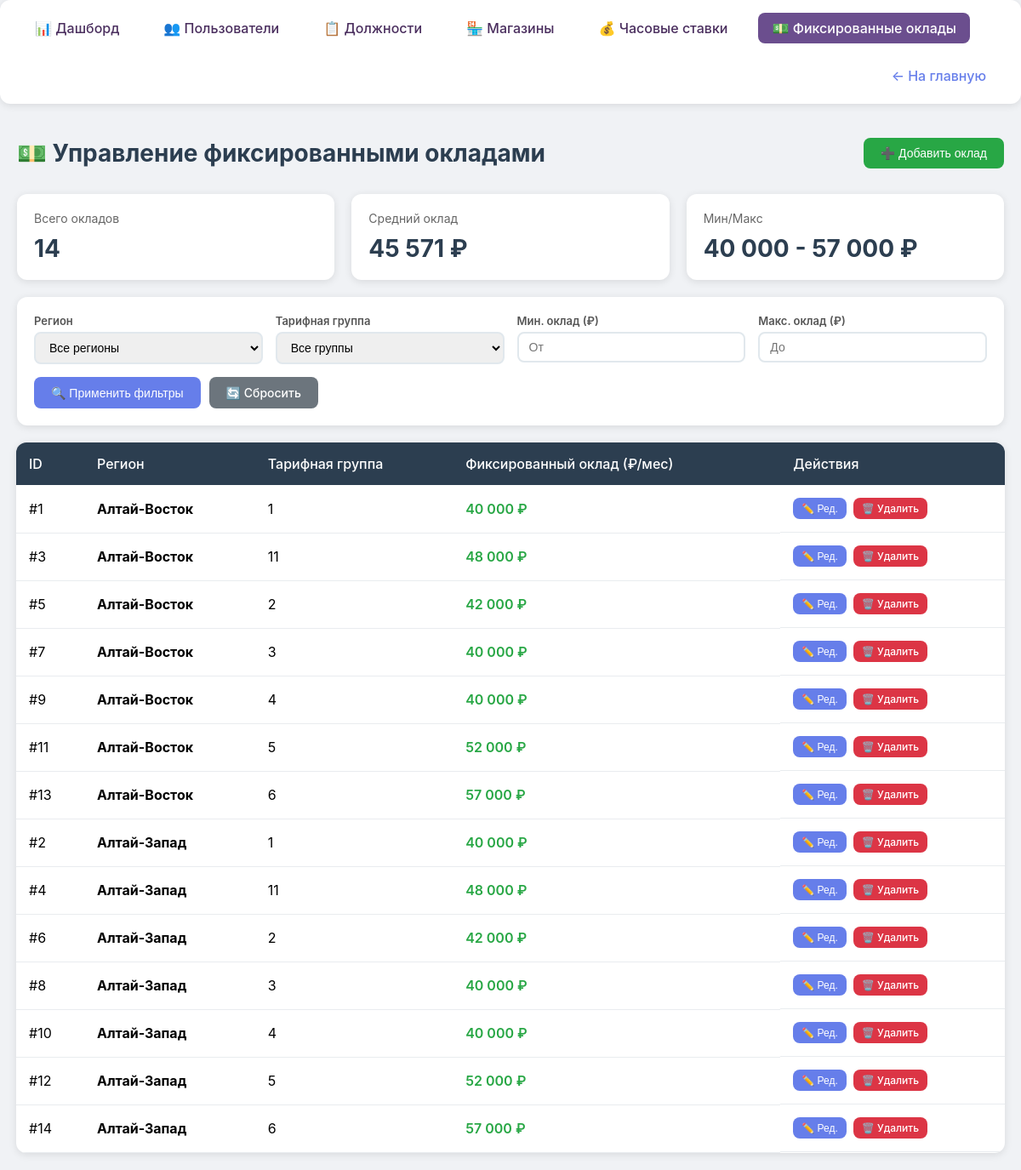
The app's page /admin/fixed_salaries.php (signed in) with its own data.
### tables this page shows
CREATE TABLE `fixed_salaries` (
  `fixed_salary_id` int(11) NOT NULL COMMENT 'Уникальный идентификатор оклада',
  `region_id` int(11) NOT NULL COMMENT 'Регион',
  `tariff_group_id` int(11) NOT NULL COMMENT 'Тарифная группа',
  `fixed_salary` decimal(10,0) NOT NULL COMMENT 'оклад в рублях в месяц'
);

CREATE TABLE `regions` (
  `region_id` int(11) NOT NULL COMMENT 'уникальный идентификатор региона',
  `region_name` varchar(100) NOT NULL COMMENT 'Название региона'
);

CREATE TABLE `tariff_groups` (
  `tariff_group_id` int(11) NOT NULL COMMENT 'уникальный идентификатор тарифной группы',
  `group_name` varchar(50) NOT NULL COMMENT 'название группы'
);

### admin/fixed_salaries.php (the view, shortened to what this page needs)
<?php
require_once '../db.php';
$where_conditions = ["1=1"];
$where_clause = implode(" AND ", $where_conditions);
$salaries = mysqli_query($conn, "
    SELECT
        fs.*,
        r.region_name,
        tg.group_name as tariff_group_name
    FROM fixed_salaries fs
    LEFT JOIN regions r ON fs.region_id = r.region_id
    LEFT JOIN tariff_groups tg ON fs.tariff_group_id = tg.tariff_group_id
    WHERE $where_clause
    ORDER BY r.region_name, tg.group_name
");
$stats_query = mysqli_query($conn, "
    SELECT
        COUNT(*) as total,
        AVG(fixed_salary) as avg_salary,
        MIN(fixed_salary) as min_salary,
        MAX(fixed_salary) as max_salary
    FROM fixed_salaries
");
$stats = mysqli_fetch_assoc($stats_query);
?>
<!DOCTYPE html>
<html lang="ru">
<head>
</head>
<body>
    <div class="admin-nav">
        <a href="index.php">📊 Дашборд</a>
        <a href="users.php">👥 Пользователи</a>
        <a href="positions.php">📋 Должности</a>
        <a href="stores.php">🏪 Магазины</a>
        <a href="rates.php">💰 Часовые ставки</a>
        <a href="fixed_salaries.php" class="active">💵 Фиксированные оклады</a>
        <a href="../index.php" class="back-link">← На главную</a>
    </div>
    <div class="admin-wrapper">
        <div class="page-header">
            <h1>💵 Управление фиксированными окладами</h1>
            <button class="btn btn-success" onclick="openAddModal()">➕ Добавить оклад</button>
        </div>
        <div class="stats-grid">
            <div class="stat-card">
                <div class="stat-label">Всего окладов</div>
                <div class="stat-value"><?= number_format($stats['total'], 0, '.', ' ') ?></div>
            </div>
            <div class="stat-card">
                <div class="stat-label">Средний оклад</div>
                <div class="stat-value"><?= number_format($stats['avg_salary'], 0, '.', ' ') ?> ₽</div>
            </div>
            <div class="stat-card">
                <div class="stat-label">Мин/Макс</div>
                <div class="stat-value"><?= number_format($stats['min_salary'], 0, '.', ' ') ?> - <?= number_format($stats['max_salary'], 0, '.', ' ') ?> ₽</div>
            </div>
        </div>
        <div class="filters-panel">
            <form method="GET">
                <div class="filters-grid">
                    <div class="filter-group">
                        <label>Регион</label>
                        <select name="region_id" class="filter-select">
                            <option value="">Все регионы</option>
                        </select>
                    </div>
                    <div class="filter-group">
                        <label>Тарифная группа</label>
                        <select name="tariff_group_id" class="filter-select">
                            <option value="">Все группы</option>
                        </select>
                    </div>
                    <div class="filter-group">
                        <label>Мин. оклад (₽)</label>
                        <input type="number" name="min_salary" class="filter-input" value="<?= htmlspecialchars($_GET['min_salary'] ?? '') ?>" placeholder="От">
                    </div>
                    <div class="filter-group">
                        <label>Макс. оклад (₽)</label>
                        <input type="number" name="max_salary" class="filter-input" value="<?= htmlspecialchars($_GET['max_salary'] ?? '') ?>" placeholder="До">
                    </div>
                </div>
                <div class="filter-actions">
                    <button type="submit" class="btn btn-primary">🔍 Применить фильтры</button>
                    <a href="?" class="btn btn-secondary">🔄 Сбросить</a>
                </div>
            </form>
        </div>
        <div class="table-container">
            <table>
                <thead>
                    <tr>
                        <th>ID</th>
                        <th>Регион</th>
                        <th>Тарифная группа</th>
                        <th>Фиксированный оклад (₽/мес)</th>
                        <th>Действия</th>
                    </tr>
                </thead>
                <tbody>
                    <?php if (mysqli_num_rows($salaries) > 0): ?>
                        <?php while ($salary = mysqli_fetch_assoc($salaries)): ?>
                        <tr>
                            <td>#<?= $salary['fixed_salary_id'] ?></td>
                            <td><strong><?= htmlspecialchars($salary['region_name'] ?? 'Не указан') ?></strong></td>
                            <td><?= htmlspecialchars($salary['tariff_group_name'] ?? 'Не указана') ?></td>
                            <td class="salary-cell"><?= number_format($salary['fixed_salary'], 0, '.', ' ') ?> ₽</td>
                            <td class="actions">
                                <button class="btn btn-primary btn-sm" onclick="openEditModal(<?= $salary['fixed_salary_id'] ?>, <?= $salary['region_id'] ?>, <?= $salary['tariff_group_id'] ?>, <?= $salary['fixed_salary'] ?>)">✏️ Ред.</button>
                                <a href="?delete=<?= $salary['fixed_salary_id'] ?>" class="btn btn-danger btn-sm" onclick="return confirm('Вы уверены?')">🗑️ Удалить</a>
                            </td>
                        </tr>
                        <?php endwhile; ?>
                    <?php endif; ?>
                </tbody>
            </table>
        </div>
    </div>
</body>
</html>

### admin/fixed_salaries.php (style rules this page uses)
* { margin: 0; padding: 0; box-sizing: border-box; }
body { font-family: -apple-system, BlinkMacSystemFont, 'Segoe UI', Roboto, Oxygen, Ubuntu, sans-serif; background: #f0f2f5; min-height: 100vh; }
.admin-wrapper { max-width: 1400px; margin: 0 auto; padding: 20px; width: 100%; }
.table-container { overflow-x: auto; -webkit-overflow-scrolling: touch; margin: 0 -1px; border-radius: 12px; }
table { min-width: 800px; }
.admin-nav { background: white; border-radius: 12px; padding: 15px 25px; margin-bottom: 20px; box-shadow: 0 2px 10px rgba(0,0,0,0.1); display: flex; gap: 20px; align-items: center; flex-wrap: wrap; width: 100%; }
.admin-nav a { color: #4a2e5e; text-decoration: none; padding: 8px 16px; border-radius: 8px; transition: all 0.3s; font-weight: 500; }
.admin-nav a.active { background: #6b4e8e; color: white; }
.back-link { margin-left: auto; color: #667eea !important; }
.page-header { display: flex; justify-content: space-between; align-items: center; margin-bottom: 30px; flex-wrap: wrap; gap: 15px; }
.page-header h1 { font-size: 28px; color: #2c3e50; }
.btn { padding: 10px 20px; border: none; border-radius: 8px; font-size: 14px; font-weight: 500; cursor: pointer; transition: all 0.2s; text-decoration: none; display: inline-flex; align-items: center; gap: 8px; }
.btn-primary { background: #667eea; color: white; }
.btn-success { background: #28a745; color: white; }
.btn-danger { background: #dc3545; color: white; }
.btn-sm { padding: 5px 10px; font-size: 12px; }
.btn-secondary { background: #6c757d; color: white; }
.stats-grid { display: grid; grid-template-columns: repeat(auto-fit, minmax(200px, 1fr)); gap: 20px; margin-bottom: 20px; }
.stat-card { background: white; padding: 20px; border-radius: 12px; box-shadow: 0 2px 10px rgba(0,0,0,0.1); }
.stat-label { color: #666; font-size: 14px; margin-bottom: 10px; }
.stat-value { font-size: 28px; font-weight: bold; color: #2c3e50; }
.filters-panel { background: white; padding: 20px; border-radius: 12px; margin-bottom: 20px; box-shadow: 0 2px 10px rgba(0,0,0,0.1); }
.filters-grid { display: grid; grid-template-columns: repeat(auto-fit, minmax(200px, 1fr)); gap: 15px; margin-bottom: 15px; }
.filter-group { display: flex; flex-direction: column; gap: 5px; }
.filter-group label { font-size: 13px; font-weight: 600; color: #555; }
.filter-input, .filter-select { padding: 8px 12px; border: 2px solid #e1e8ed; border-radius: 8px; font-size: 14px; width: 100%; }
.filter-actions { display: flex; gap: 10px; flex-wrap: wrap; }
.table-container { background: white; border-radius: 12px; overflow: auto; box-shadow: 0 2px 10px rgba(0,0,0,0.1); }
table { width: 100%; border-collapse: collapse; min-width: 800px; }
th { background: #2c3e50; color: white; padding: 15px; text-align: left; font-weight: 500; }
td { padding: 15px; border-bottom: 1px solid #e9ecef; }
.salary-cell { font-weight: 600; color: #28a745; font-size: 16px; }
.actions { display: flex; gap: 8px; flex-wrap: wrap; }

### records on screen
fixed_salaries: fixed_salary_id "1", region.region_name "Алтай-Восток", tariff_group.group_name "1", fixed_salary "40 000"
fixed_salaries: fixed_salary_id "3", region.region_name "Алтай-Восток", tariff_group.group_name "11", fixed_salary "48 000"
fixed_salaries: fixed_salary_id "5", region.region_name "Алтай-Восток", tariff_group.group_name "2", fixed_salary "42 000"
fixed_salaries: fixed_salary_id "7", region.region_name "Алтай-Восток", tariff_group.group_name "3", fixed_salary "40 000"
fixed_salaries: fixed_salary_id "9", region.region_name "Алтай-Восток", tariff_group.group_name "4", fixed_salary "40 000"
fixed_salaries: fixed_salary_id "11", region.region_name "Алтай-Восток", tariff_group.group_name "5", fixed_salary "52 000"
fixed_salaries: fixed_salary_id "13", region.region_name "Алтай-Восток", tariff_group.group_name "6", fixed_salary "57 000"
fixed_salaries: fixed_salary_id "2", region.region_name "Алтай-Запад", tariff_group.group_name "1", fixed_salary "40 000"
fixed_salaries: fixed_salary_id "4", region.region_name "Алтай-Запад", tariff_group.group_name "11", fixed_salary "48 000"
fixed_salaries: fixed_salary_id "6", region.region_name "Алтай-Запад", tariff_group.group_name "2", fixed_salary "42 000"
fixed_salaries: fixed_salary_id "8", region.region_name "Алтай-Запад", tariff_group.group_name "3", fixed_salary "40 000"
fixed_salaries: fixed_salary_id "10", region.region_name "Алтай-Запад", tariff_group.group_name "4", fixed_salary "40 000"
fixed_salaries: fixed_salary_id "12", region.region_name "Алтай-Запад", tariff_group.group_name "5", fixed_salary "52 000"
fixed_salaries: fixed_salary_id "14", region.region_name "Алтай-Запад", tariff_group.group_name "6", fixed_salary "57 000"

### other values on screen
$stats['total'] "14"
$stats['avg_salary'] "45 571"
$stats['min_salary'] "40 000"
$stats['max_salary'] "57 000"
